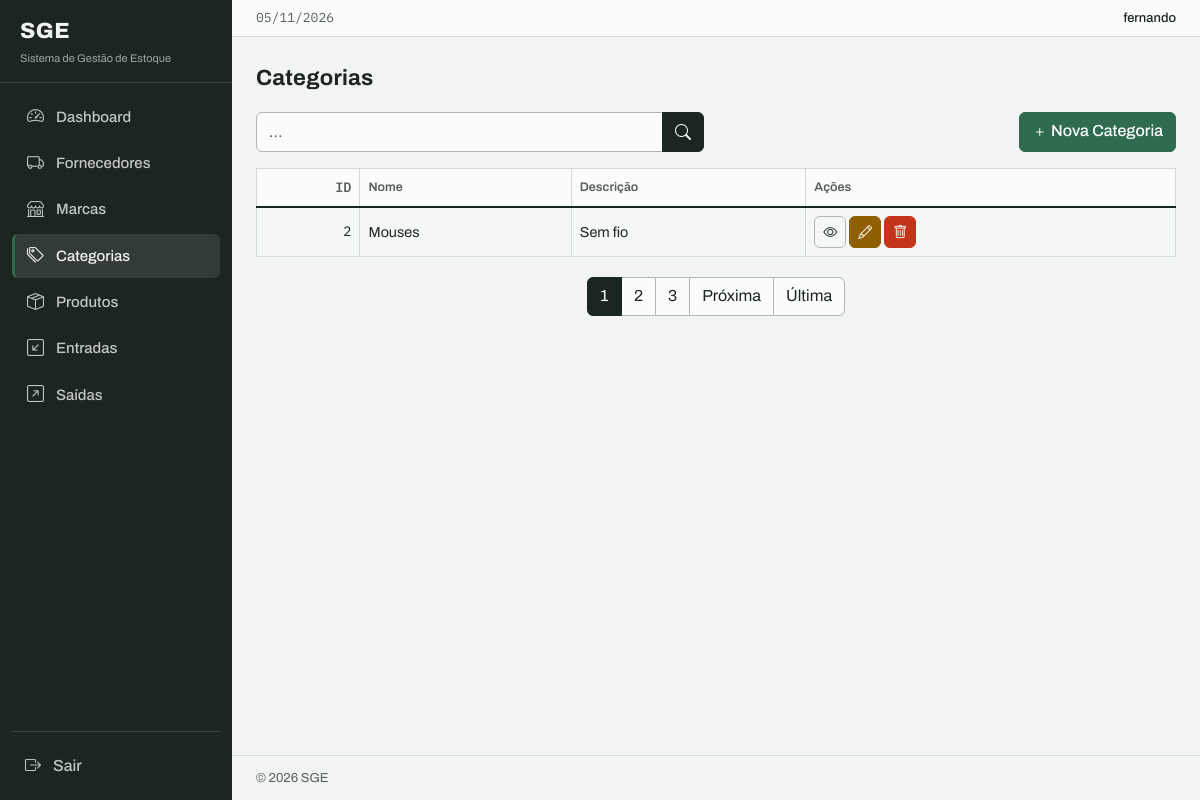
The app's page /categories/list/ (signed in) with its own data.
### categories/models.py (models this page shows, shortened)
class Category(models.Model):
    name = models.CharField(max_length=500)
    description = models.TextField(null=True, blank=True)
    created_at = models.DateTimeField(auto_now_add=True)
    updated_at = models.DateTimeField(auto_now=True)
    class Meta:
        ordering = ["name"]

### categories/views.py (the view)
# urls.py: path("categories/list/", views.CategoryListView.as_view(), name="category_list"),
class CategoryListView(LoginRequiredMixin, PermissionRequiredMixin, ListView):
    model = models.Category
    template_name = "category_list.html"
    context_object_name = "categories"
    paginate_by = 1
    permission_required = "categories.view_category"
    def get_queryset(self):
        queryset = super().get_queryset()
        name = self.request.GET.get("name")
        if name:
            queryset = queryset.filter(name__icontains=name)
        return queryset

### app/context_processors.py (called while the page is built)
def static_versions(request):
    try:
        version = int(_CSS.stat().st_mtime)
    except OSError:
        version = 1
    return {"sge_css_v": version}

### categories/templates/category_list.html (shortened to what this page needs)
{% extends 'base.html' %}
{% block content %}
<h1 class="sge-page-title">Categorias</h1>
<div class="row mb-3">
    <div class="col-md-6">
        <form method="get" action="{% url 'category_list' %}" role="search">
            <div class="input-group">
                <input type="text" class="form-control" name="name" placeholder="…" aria-label="Buscar por nome" value="{{ request.GET.name }}">
                <button type="submit" class="btn btn-primary" aria-label="Buscar">
                    <i class="bi bi-search" aria-hidden="true"></i>
                </button>
            </div>
        </form>
    </div>
        {% if perms.categories.add_category %}
        <div class="col-md-6">
            <a href="{% url 'category_create' %}" class="btn btn-success float-end">
                <i class="bi bi-plus"></i> Nova Categoria
            </a>
        </div>
    {% endif %}
</div>
<div class="table-responsive">
    <table class="table table-striped table-bordered">
        <thead>
            <tr>
                <th class="num" scope="col">ID</th>
                <th scope="col">Nome</th>
                <th scope="col">Descrição</th>
                <th scope="col">Ações</th>
            </tr>
        </thead>
        <tbody>
            {% for category in categories %}
            <tr>
                <td class="num">{{ category.id }}</td>
                <td>{{ category.name }}</td>
                <td>{{ category.description}}</td>
                <td>
                    <a href="{% url 'category_detail' category.id %}" class="btn btn-info btn-sm" aria-label="Ver detalhes de {{ category.name }}">
                        <i class="bi bi-eye" aria-hidden="true"></i>
                    </a>
                    {% if perms.categories.change_category %}
                    <a href="{% url 'category_update' category.id%}" class="btn btn-warning btn-sm" aria-label="Editar {{ category.name }}">
                        <i class="bi bi-pencil" aria-hidden="true"></i>
                    </a>
                    {% endif %}
                    {% if perms.categories.delete_category %}
                    <a href="{% url 'category_delete' category.id%}" class="btn btn-danger btn-sm" aria-label="Excluir {{ category.name }}">
                        <i class="bi bi-trash" aria-hidden="true"></i>
                    </a>
                    {% endif %}
                </td>
            </tr>
            {% empty %}
            <tr><td colspan="4" class="text-center py-4 text-secondary">Nenhum registro para mostrar.</td></tr>
        {% endfor %}
        </tbody>
    </table>
</div>
{% include 'components/_pagination.html' %}
{% endblock %}

### app/templates/components/_header.html (shortened to what this page needs)
<header class="sge-topbar">
  <span class="sge-topbar-date" aria-label="Data de hoje">{% now 'd/m/Y' %}</span>
  <span class="sge-topbar-user">{{ user.username }}</span>
</header>

### app/static/css/sge.css (style rules this page uses)
:root { color-scheme: light; --sge-paper: #F2F4F3; --sge-paper-raised: #FBFCFB; --sge-ink: #1C2621; --sge-ink-soft: #55605A; --sge-line: #D4DBD6; --sge-line-strong: #AEB9B2; --sge-in: #2E6B4F; --sge-in-soft: #E3EFE8; --sge-out: #C4341B; --sge-out-soft: #F9E9E4; --sge-amber: #906000; --sge-amber-soft: #F7EFDD; --sge-radius: 6px; --bs-body-bg: var(--sge-paper); --bs-body-color: var(--sge-ink); --bs-body-font-family: "Archivo", system-ui, -apple-system, sans-serif; --bs-body-font-size: 0.9375rem; --bs-body-line-height: 1.55; --bs-border-color: var(--sge-line); --bs-link-color: var(--sge-in); --bs-link-hover-color: #21503B; --bs-emphasis-color: var(--sge-ink); }
body { font-feature-settings: "tnum" 1; -webkit-tap-highlight-color: rgba(28, 38, 33, 0.08); }
.btn, .sge-nav .nav-link, .sge-nav .sge-nav-exit .btn-link { touch-action: manipulation; }
.sge-topbar { display: flex; align-items: center; gap: 1rem; padding: 0.5rem 1.5rem; border-bottom: 1px solid var(--sge-line); background: var(--sge-paper-raised); font-size: 0.8125rem; color: var(--sge-ink-soft); }
.sge-topbar .sge-topbar-date { font-family: "IBM Plex Mono", monospace; font-size: 0.8125rem; }
.sge-topbar .sge-topbar-user { margin-left: auto; color: var(--sge-ink); font-weight: 500; }
.sge-page-title { font-weight: 700; font-stretch: 112%; font-size: 1.375rem; letter-spacing: 0.01em; margin: 0 0 1.25rem; text-wrap: balance; }
.table { --bs-table-bg: var(--sge-paper-raised); --bs-table-striped-bg: #F5F8F6; --bs-table-striped-color: var(--sge-ink); --bs-table-hover-bg: var(--sge-in-soft); --bs-table-hover-color: var(--sge-ink); margin-bottom: 1.25rem; font-size: 0.9rem; }
.table thead th { font-size: 0.78rem; font-weight: 600; color: var(--sge-ink-soft); border-bottom: 2px solid var(--sge-ink); white-space: nowrap; }
.table td { border-color: var(--sge-line); vertical-align: middle; }
.table th.num, .table td.num { text-align: right; font-family: "IBM Plex Mono", monospace; font-size: 0.85rem; }
.btn { --bs-btn-border-radius: var(--sge-radius); --bs-btn-font-weight: 500; font-family: inherit; }
.btn-primary { --bs-btn-bg: var(--sge-ink); --bs-btn-border-color: var(--sge-ink); --bs-btn-hover-bg: #2C3A33; --bs-btn-hover-border-color: #2C3A33; --bs-btn-active-bg: #2C3A33; --bs-btn-active-border-color: #2C3A33; --bs-btn-disabled-bg: var(--sge-ink); --bs-btn-disabled-border-color: var(--sge-ink); }
.btn-success { --bs-btn-bg: var(--sge-in); --bs-btn-border-color: var(--sge-in); --bs-btn-hover-bg: #25583F; --bs-btn-hover-border-color: #25583F; --bs-btn-active-bg: #25583F; --bs-btn-active-border-color: #25583F; --bs-btn-disabled-bg: var(--sge-in); --bs-btn-disabled-border-color: var(--sge-in); }
.btn-danger { --bs-btn-bg: var(--sge-out); --bs-btn-border-color: var(--sge-out); --bs-btn-hover-bg: #A72A15; --bs-btn-hover-border-color: #A72A15; --bs-btn-active-bg: #A72A15; --bs-btn-active-border-color: #A72A15; --bs-btn-disabled-bg: var(--sge-out); --bs-btn-disabled-border-color: var(--sge-out); }
.btn-warning { --bs-btn-color: #FFFFFF; --bs-btn-bg: var(--sge-amber); --bs-btn-border-color: var(--sge-amber); --bs-btn-hover-color: #FFFFFF; --bs-btn-hover-bg: #7E5700; --bs-btn-hover-border-color: #7E5700; --bs-btn-active-color: #FFFFFF; --bs-btn-active-bg: #7E5700; --bs-btn-active-border-color: #7E5700; --bs-btn-disabled-color: #FFFFFF; --bs-btn-disabled-bg: var(--sge-amber); --bs-btn-disabled-border-color: var(--sge-amber); }
.btn-info { --bs-btn-color: var(--sge-ink); --bs-btn-bg: transparent; --bs-btn-border-color: var(--sge-line-strong); --bs-btn-hover-color: var(--sge-ink); --bs-btn-hover-bg: var(--sge-paper); --bs-btn-hover-border-color: var(--sge-ink-soft); --bs-btn-active-color: var(--sge-ink); --bs-btn-active-bg: var(--sge-line); --bs-btn-active-border-color: var(--sge-ink-soft); --bs-btn-disabled-color: var(--sge-ink-soft); --bs-btn-disabled-bg: transparent; --bs-btn-disabled-border-color: var(--sge-line); }
.form-control, .form-select { --bs-border-radius: var(--sge-radius); border-color: var(--sge-line-strong); background-color: var(--sge-paper-raised); }
.bi { vertical-align: -0.125em; }

### records on screen
Category: id "2", name "Mouses", description "Sem fio"

### other values on screen
{{ user.username }} "fernando"
{{ page_number }} "1"
{{ page_number }} "2" "3"
